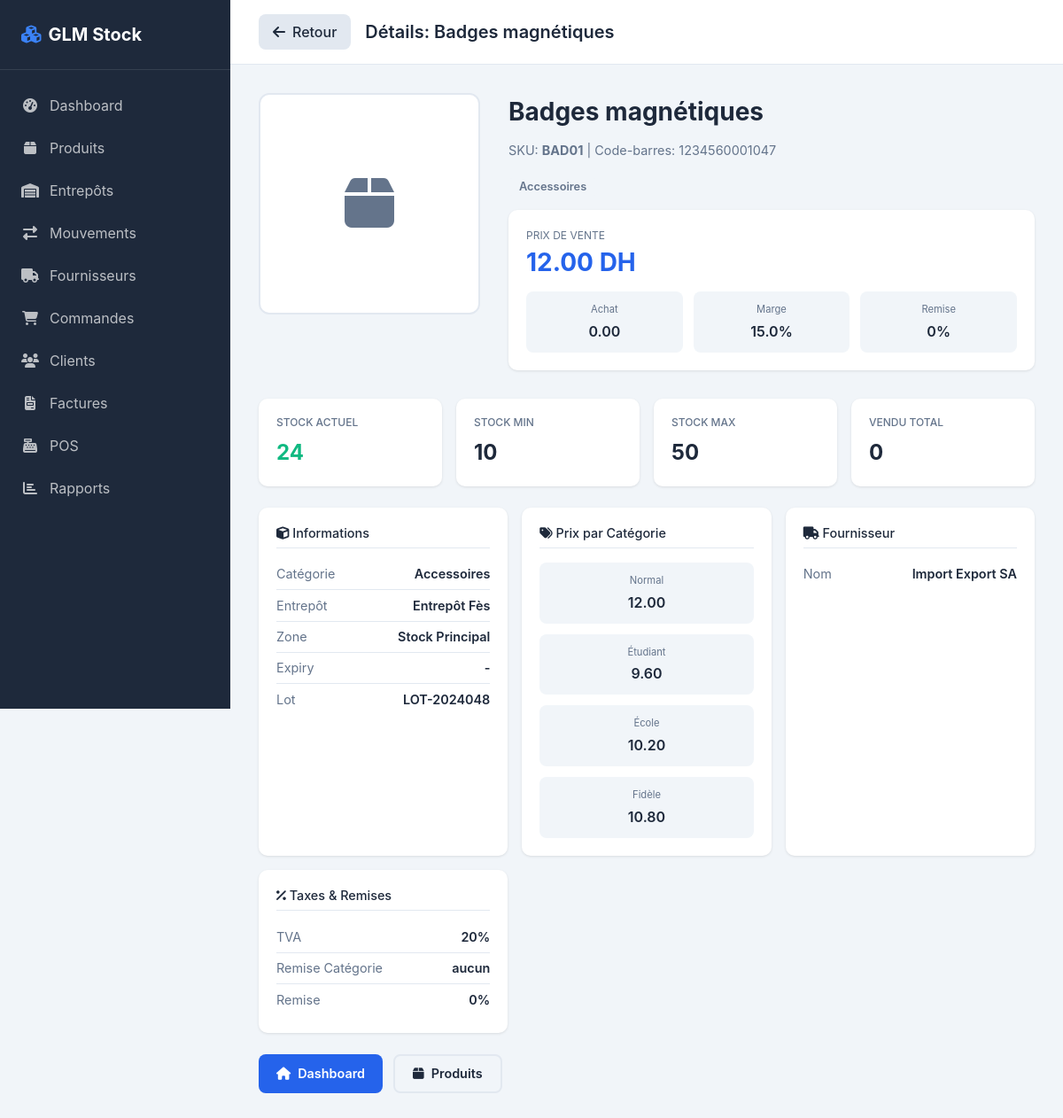
Page /product/140 on the committed database.
### tables this page shows
CREATE TABLE products (
            id INTEGER PRIMARY KEY AUTOINCREMENT,
            name TEXT NOT NULL,
            name_ar TEXT,
            description TEXT,
            sku TEXT UNIQUE,
            barcode TEXT,
            image_url TEXT,
            quantity INTEGER DEFAULT 0,
            min_quantity INTEGER DEFAULT 5,
            max_quantity INTEGER DEFAULT 100,
            price REAL DEFAULT 0,
            purchase_price_avg REAL DEFAULT 0,
            total_purchase_qty INTEGER DEFAULT 0,
            margin_percent REAL DEFAULT 15,
            discount_category TEXT DEFAULT 'aucun',
            discount_rate REAL DEFAULT 0,
            tax_category TEXT DEFAULT '20',
            lot_number TEXT,
            serial_number TEXT,
            expiry_date DATE,
            supplier_id INTEGER,
            category TEXT DEFAULT 'Général',
            warehouse_id INTEGER DEFAULT 1,
            location_id INTEGER DEFAULT 1,
            created_at TIMESTAMP DEFAULT CURRENT_TIMESTAMP
        , total_sold_qty INTEGER DEFAULT 0, price_base REAL DEFAULT 0, price_student REAL DEFAULT 0, price_school REAL DEFAULT 0, price_loyal REAL DEFAULT 0, is_deleted INTEGER DEFAULT 0, deleted_at TIMESTAMP, is_liquidation INTEGER DEFAULT 0);

CREATE TABLE warehouses (
            id INTEGER PRIMARY KEY AUTOINCREMENT,
            name TEXT NOT NULL,
            address TEXT,
            manager TEXT,
            is_default INTEGER DEFAULT 0,
            created_at TIMESTAMP DEFAULT CURRENT_TIMESTAMP
        , ice TEXT, patente TEXT, rc TEXT, taxe_number TEXT, phone TEXT);

CREATE TABLE locations (
            id INTEGER PRIMARY KEY AUTOINCREMENT,
            warehouse_id INTEGER NOT NULL,
            name TEXT NOT NULL,
            type TEXT DEFAULT 'rack',
            capacity INTEGER,
            created_at TIMESTAMP DEFAULT CURRENT_TIMESTAMP,
            FOREIGN KEY (warehouse_id) REFERENCES warehouses(id)
        );

CREATE TABLE suppliers (
            id INTEGER PRIMARY KEY AUTOINCREMENT,
            name TEXT NOT NULL,
            email TEXT,
            phone TEXT,
            address TEXT,
            contact_person TEXT,
            created_at TIMESTAMP DEFAULT CURRENT_TIMESTAMP
        );

### app.py (the view)
@app.route('/product/<int:product_id>')
def product_detail_page(product_id):
    conn = get_db()
    product = conn.execute('''
        SELECT p.*, s.name as supplier_name, w.name as warehouse_name, l.name as location_name
        FROM products p
        LEFT JOIN suppliers s ON p.supplier_id = s.id
        LEFT JOIN warehouses w ON p.warehouse_id = w.id
        LEFT JOIN locations l ON p.location_id = l.id
        WHERE p.id = ?
    ''', (product_id,)).fetchone()
    conn.close()
    if not product:
        return '<h1>Produit non trouvé</h1>', 404
    return render_template('product_detail.html', product=dict(product))

### app.py (called while the page is built)
def get_db():
    conn = sqlite3.connect(DB_NAME, check_same_thread=False, timeout=30)
    conn.row_factory = sqlite3.Row
    conn.execute('PRAGMA journal_mode=WAL')
    conn.execute('PRAGMA busy_timeout=30000')
    return conn

### templates/product_detail.html (shortened to what this page needs)
{% extends "layout.html" %}
{% block header_title %}Détails: {{ product.name }}{% endblock %}
{% block content %}
<div class="product-header">
    <div class="product-image">
        {% if product.image_url %}
        <img src="{{ product.image_url }}" alt="{{ product.name }}">
        {% else %}
        <div class="product-image-placeholder"><i class="fas fa-box"></i></div>
        {% endif %}
    </div>
    <div class="product-info">
        <div class="product-name">{{ product.name }}</div>
        <div class="product-sku">SKU: <strong>{{ product.sku }}</strong> | Code-barres: {{ product.barcode or '-' }}</div>
        <span class="badge badge-autre">{{ product.category }}</span>
        <div class="price-card" style="margin-top:1rem;">
            <div class="price-label">Prix de vente</div>
            <div class="price-main">{{ "%.2f"|format(product.price) }} DH</div>
            <div class="price-row">
                <div class="price-item">
                    <label>Achat</label>
                    <div class="value">{{ "%.2f"|format(product.purchase_price_avg or 0) }}</div>
                </div>
                <div class="price-item">
                    <label>Marge</label>
                    <div class="value">{{ product.margin_percent or 15 }}%</div>
                </div>
                <div class="price-item">
                    <label>Remise</label>
                    <div class="value">{{ product.discount_rate or 0 }}%</div>
                </div>
            </div>
        </div>
    </div>
</div>
<div class="stock-grid">
    <div class="stock-card">
        <h4>Stock Actuel</h4>
        <div class="value {% if product.quantity <= 0 %}danger{% elif product.quantity <= product.min_quantity %}warning{% else %}success{% endif %}">
            {{ product.quantity }}
        </div>
    </div>
    <div class="stock-card">
        <h4>Stock Min</h4>
        <div class="value">{{ product.min_quantity }}</div>
    </div>
    <div class="stock-card">
        <h4>Stock Max</h4>
        <div class="value">{{ product.max_quantity }}</div>
    </div>
    <div class="stock-card">
        <h4>Vendu Total</h4>
        <div class="value">{{ product.total_sold_qty or 0 }}</div>
    </div>
</div>
<div class="detail-grid">
    <div class="detail-card">
        <h4><i class="fas fa-cube"></i> Informations</h4>
        <div class="detail-row"><span class="detail-label">Catégorie</span><span class="detail-value">{{ product.category }}</span></div>
        <div class="detail-row"><span class="detail-label">Entrepôt</span><span class="detail-value">{{ product.warehouse_name or '-' }}</span></div>
        <div class="detail-row"><span class="detail-label">Zone</span><span class="detail-value">{{ product.location_name or '-' }}</span></div>
        <div class="detail-row"><span class="detail-label">Expiry</span><span class="detail-value">{{ product.expiry_date or '-' }}</span></div>
        <div class="detail-row"><span class="detail-label">Lot</span><span class="detail-value">{{ product.lot_number or '-' }}</span></div>
    </div>
    <div class="detail-card">
        <h4><i class="fas fa-tags"></i> Prix par Catégorie</h4>
        <div class="price-categories">
            <div class="price-item">
                <label>Normal</label>
                <div class="value">{{ "%.2f"|format(product.price_base or product.price) }}</div>
            </div>
            <div class="price-item">
                <label>Étudiant</label>
                <div class="value">{{ "%.2f"|format(product.price_student or product.price) }}</div>
            </div>
            <div class="price-item">
                <label>École</label>
                <div class="value">{{ "%.2f"|format(product.price_school or product.price) }}</div>
            </div>
            <div class="price-item">
                <label>Fidèle</label>
                <div class="value">{{ "%.2f"|format(product.price_loyal or product.price) }}</div>
            </div>
        </div>
    </div>
    <div class="detail-card">
        <h4><i class="fas fa-truck"></i> Fournisseur</h4>
        <div class="detail-row"><span class="detail-label">Nom</span><span class="detail-value">{{ product.supplier_name or '-' }}</span></div>
    </div>
    <div class="detail-card">
        <h4><i class="fas fa-percentage"></i> Taxes & Remises</h4>
        <div class="detail-row"><span class="detail-label">TVA</span><span class="detail-value">{{ product.tax_category }}%</span></div>
        <div class="detail-row"><span class="detail-label">Remise Catégorie</span><span class="detail-value">{{ product.discount_category or 'Aucune' }}</span></div>
        <div class="detail-row"><span class="detail-label">Remise</span><span class="detail-value">{{ product.discount_rate or 0 }}%</span></div>
    </div>
</div>
<div class="actions">
    <a href="/" class="btn btn-primary"><i class="fas fa-home"></i> Dashboard</a>
    <a href="/?tab=products" class="btn btn-outline"><i class="fas fa-box"></i> Produits</a>
</div>
{% endblock %}

### rows in the picture
products: name "Badges magnétiques", sku "BAD01", barcode "1234560001047", category "Accessoires", price "12.00", purchase_price_avg "0.00", margin_percent "15.0", discount_rate "0", quantity "24", min_quantity "10", max_quantity "50", total_sold_qty "0", lot_number "LOT-2024048", price_base "12.00", price_student "9.60", price_school "10.20", price_loyal "10.80", tax_category "20", discount_category "aucun"
warehouses: name "Entrepôt Fès"
locations: name "Stock Principal"
suppliers: name "Import Export SA"

### other values in the picture
{{ product.expiry_date or '-' }} "-"
